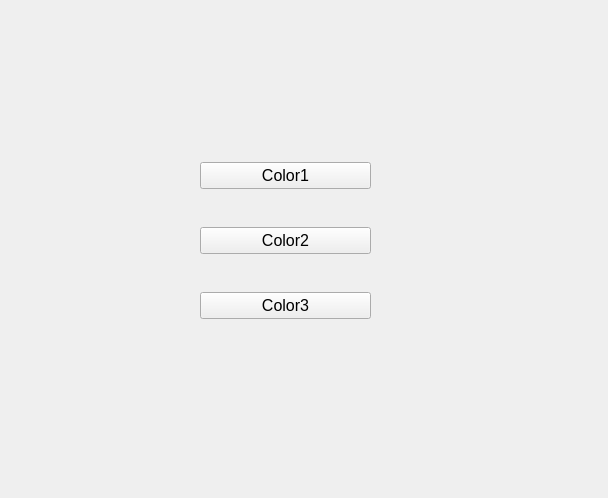
<?xml version="1.0" encoding="UTF-8"?>
<ui version="4.0">
 <class>Widget</class>
 <widget class="QWidget" name="Widget">
  <property name="geometry">
   <rect>
    <x>0</x>
    <y>0</y>
    <width>608</width>
    <height>498</height>
   </rect>
  </property>
  <property name="windowTitle">
   <string>Widget</string>
  </property>
  <widget class="QWidget" name="verticalLayoutWidget">
   <property name="geometry">
    <rect>
     <x>200</x>
     <y>130</y>
     <width>171</width>
     <height>221</height>
    </rect>
   </property>
   <layout class="QVBoxLayout" name="verticalLayout">
    <item>
     <widget class="QPushButton" name="pushButton">
      <property name="font">
       <font>
        <pointsize>12</pointsize>
        <bold>false</bold>
       </font>
      </property>
      <property name="cursor">
       <cursorShape>PointingHandCursor</cursorShape>
      </property>
      <property name="text">
       <string>Color1</string>
      </property>
     </widget>
    </item>
    <item>
     <widget class="QPushButton" name="pushButton_2">
      <property name="font">
       <font>
        <pointsize>12</pointsize>
       </font>
      </property>
      <property name="cursor">
       <cursorShape>PointingHandCursor</cursorShape>
      </property>
      <property name="text">
       <string>Color2</string>
      </property>
     </widget>
    </item>
    <item>
     <widget class="QPushButton" name="pushButton_3">
      <property name="font">
       <font>
        <pointsize>12</pointsize>
       </font>
      </property>
      <property name="cursor">
       <cursorShape>PointingHandCursor</cursorShape>
      </property>
      <property name="text">
       <string>Color3</string>
      </property>
     </widget>
    </item>
   </layout>
  </widget>
 </widget>
 <resources/>
 <connections/>
</ui>
